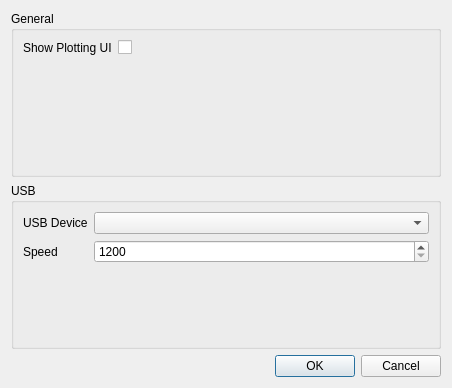
<?xml version="1.0" encoding="UTF-8"?>
<ui version="4.0">
 <class>Settings</class>
 <widget class="QDialog" name="Settings">
  <property name="windowModality">
   <enum>Qt::WindowModal</enum>
  </property>
  <property name="geometry">
   <rect>
    <x>0</x>
    <y>0</y>
    <width>452</width>
    <height>388</height>
   </rect>
  </property>
  <property name="windowTitle">
   <string>Settings</string>
  </property>
  <layout class="QVBoxLayout" name="verticalLayout">
   <item>
    <widget class="QGroupBox" name="groupBox_2">
     <property name="title">
      <string>General</string>
     </property>
     <layout class="QVBoxLayout" name="verticalLayout_3">
      <item>
       <layout class="QFormLayout" name="formLayout_2">
        <item row="0" column="0">
         <widget class="QLabel" name="label_3">
          <property name="text">
           <string>Show Plotting UI</string>
          </property>
         </widget>
        </item>
        <item row="0" column="1">
         <widget class="QCheckBox" name="plottinguicheckbox">
          <property name="text">
           <string/>
          </property>
         </widget>
        </item>
       </layout>
      </item>
     </layout>
    </widget>
   </item>
   <item>
    <widget class="QGroupBox" name="groupBox">
     <property name="sizePolicy">
      <sizepolicy hsizetype="Expanding" vsizetype="Minimum">
       <horstretch>0</horstretch>
       <verstretch>0</verstretch>
      </sizepolicy>
     </property>
     <property name="title">
      <string>USB</string>
     </property>
     <layout class="QVBoxLayout" name="verticalLayout_2">
      <item>
       <layout class="QFormLayout" name="formLayout">
        <item row="0" column="0">
         <widget class="QLabel" name="label">
          <property name="text">
           <string>USB Device</string>
          </property>
         </widget>
        </item>
        <item row="0" column="1">
         <widget class="QComboBox" name="usbdevicesdropdown">
          <property name="sizePolicy">
           <sizepolicy hsizetype="Expanding" vsizetype="Fixed">
            <horstretch>0</horstretch>
            <verstretch>0</verstretch>
           </sizepolicy>
          </property>
          <property name="frame">
           <bool>true</bool>
          </property>
         </widget>
        </item>
        <item row="1" column="0">
         <widget class="QLabel" name="label_2">
          <property name="text">
           <string>Speed</string>
          </property>
         </widget>
        </item>
        <item row="1" column="1">
         <widget class="QSpinBox" name="speedspinbox">
          <property name="sizePolicy">
           <sizepolicy hsizetype="Expanding" vsizetype="Fixed">
            <horstretch>0</horstretch>
            <verstretch>0</verstretch>
           </sizepolicy>
          </property>
          <property name="minimum">
           <number>1200</number>
          </property>
          <property name="maximum">
           <number>9600</number>
          </property>
         </widget>
        </item>
       </layout>
      </item>
     </layout>
    </widget>
   </item>
   <item>
    <widget class="QDialogButtonBox" name="buttonBox">
     <property name="orientation">
      <enum>Qt::Horizontal</enum>
     </property>
     <property name="standardButtons">
      <set>QDialogButtonBox::Cancel|QDialogButtonBox::Ok</set>
     </property>
    </widget>
   </item>
  </layout>
 </widget>
 <resources/>
 <connections>
  <connection>
   <sender>buttonBox</sender>
   <signal>accepted()</signal>
   <receiver>Settings</receiver>
   <slot>accept()</slot>
   <hints>
    <hint type="sourcelabel">
     <x>248</x>
     <y>254</y>
    </hint>
    <hint type="destinationlabel">
     <x>157</x>
     <y>274</y>
    </hint>
   </hints>
  </connection>
  <connection>
   <sender>buttonBox</sender>
   <signal>rejected()</signal>
   <receiver>Settings</receiver>
   <slot>reject()</slot>
   <hints>
    <hint type="sourcelabel">
     <x>316</x>
     <y>260</y>
    </hint>
    <hint type="destinationlabel">
     <x>286</x>
     <y>274</y>
    </hint>
   </hints>
  </connection>
 </connections>
</ui>
